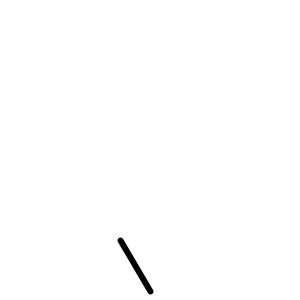
Frame 1 (no input)
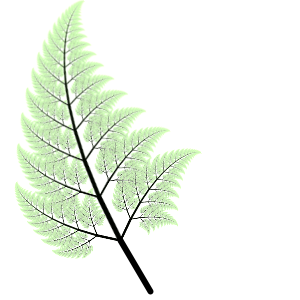
Frame 60 (the mouse pressed at the canvas centre just before this capture)
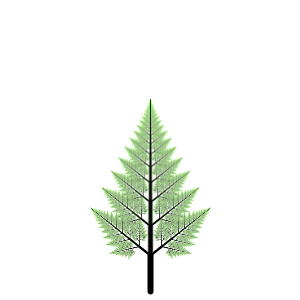
Frame 120 (the mouse held since frame 60 and released just before this capture)

The Processing sketch that drew these frames (run headless with seeded random() and noise(); from frame 60 on, the mouse is pressed at the canvas centre):

// Processing sketch: processing_8067
// ── processing_8067.pde

	void setup() {
		size(300, 300);
		smooth();
		strokeWeight(6);
		background(255);
	}

	public void draw() {
		loadPixels();
		VectorType fernRootPos = new VectorType(width / 2, height*0.97f);
		VectorType fernBranchPos = new VectorType(width / 2 + (mouseX-width/2)*0.2, height * 0.8f + mouseY*0.1);
                float bending = -(mouseX-width/2)*0.0005;
		for (int x = 0; x < width; x++) {
			for (int y = 0; y < height; y++) {

				float scaling, rotation;

				VectorType uv = new VectorType(x, y);

				VectorType limb = new VectorType(uv);
				scaling = 1.23f;
				rotation = bending;
				limb.affineTransformation(scaling, rotation, fernBranchPos);
				limb.x += fernRootPos.x - fernBranchPos.x;
				limb.y += fernRootPos.y - fernBranchPos.y;
				int limbColor = getColor(limb, pixels);

				VectorType leftArm = new VectorType(uv);
				scaling = 2.5f;
				rotation = -0.9+ bending;
				leftArm.affineTransformation(scaling, rotation, fernBranchPos);
				leftArm.x += fernRootPos.x - fernBranchPos.x;
				leftArm.y += fernRootPos.y - fernBranchPos.y;
				int leftArmColor = getColor(leftArm, pixels);

				VectorType rightArm = new VectorType(uv);
				scaling = 2.5f;
				rotation = 0.9 + bending;
				rightArm.affineTransformation(scaling, rotation, fernBranchPos);
				rightArm.x += fernRootPos.x - fernBranchPos.x;
				rightArm.y += fernRootPos.y - fernBranchPos.y;
				int rightArmColor = getColor(rightArm, pixels);

				int col = minColor(leftArmColor, limbColor);
				col = minColor(col, rightArmColor);

				set(x, y, col);

			}
		}

		line(fernRootPos.x, fernRootPos.y, fernBranchPos.x, fernBranchPos.y);
		//ellipse(mouseX, mouseY, 25, 25);
	}

	public int minColor(int c1, int c2) {
		float r1, g1, b1, r2, g2, b2;
		r1 = red(c1);
		r2 = red(c2);
		g1 = green(c1);
		g2 = green(c2);
		b1 = blue(c1);
		b2 = blue(c2);
		return color(min(r1, r2), min(g1, g2), min(b1, b2));
	}

	public int maxColor(int c1, int c2) {
		float r1, g1, b1, r2, g2, b2;
		r1 = red(c1);
		r2 = red(c2);
		g1 = green(c1);
		g2 = green(c2);
		b1 = blue(c1);
		b2 = blue(c2);
		return color(max(r1, r2), max(g1, g2), max(b1, b2));
	}

	/**
	 * @param subPixelPosition
	 * @return bilinear filtered color
	 */
	public int getColor(VectorType subPixelPosition, int[] sourcePixels) {
		int x = floor(subPixelPosition.x);
		int y = floor(subPixelPosition.y);
		float u = subPixelPosition.x - x;
		float v = subPixelPosition.y - y;

		if (x < 0 || y < 0 || x >= width - 1 || y >= height - 1) {
			return color(255);
		}

		int indexTopLeft = x + y * width;
		int indexTopRight = x + 1 + y * width;
		int indexBottomLeft = x + (y + 1) * width;
		int indexBottomRight = x + 1 + (y + 1) * width;

		try {
			int col = lerpColor(lerpColor(sourcePixels[indexTopLeft],
					sourcePixels[indexTopRight], u), lerpColor(
					sourcePixels[indexBottomLeft], sourcePixels[indexBottomRight], u), v);
			float r = red(col);
			float g = green(col);
			float b = blue(col);

			r = constrain(r + 1, 0, 255);
			g = constrain(g + 3, 0, 255);
			b = constrain(b + 0, 0, 255);

			return color(r, g, b);
		} catch (Exception e) {
			System.out.println("getBufferColor: " + x + " | " + y);
		}
		return color(0);
	}

	public class VectorType {
		float x, y;

		public VectorType() {
			x = 0;
			y = 0;
		}

		public VectorType(float x, float y) {
			this.x = x;
			this.y = y;
		}

		public VectorType(VectorType v) {
			x = v.x;
			y = v.y;
		}

		public VectorType add(VectorType vector) {
			x += vector.x;
			y += vector.y;

			return this;
		}

		public VectorType sub(VectorType vector) {
			x -= vector.x;
			y -= vector.y;

			return this;
		}

		public float distance(VectorType theOtherVector) {
			return sqrt((x - theOtherVector.x) * (x - theOtherVector.x)
					+ (y - theOtherVector.y) * (y - theOtherVector.y));
		}

		public float length() {
			return sqrt(x * x + y * y);
		}

		public float angle() {
			return atan2(x, y);
		}

		public VectorType affineTransformation(float scaling, float rotation,
				VectorType center) {
			sub(center);

			float ang, d;
			ang = angle() + rotation;
			d = length();

			x = scaling * sin(ang) * d;
			y = scaling * cos(ang) * d;

			add(center);
			return this;
		}

	}
